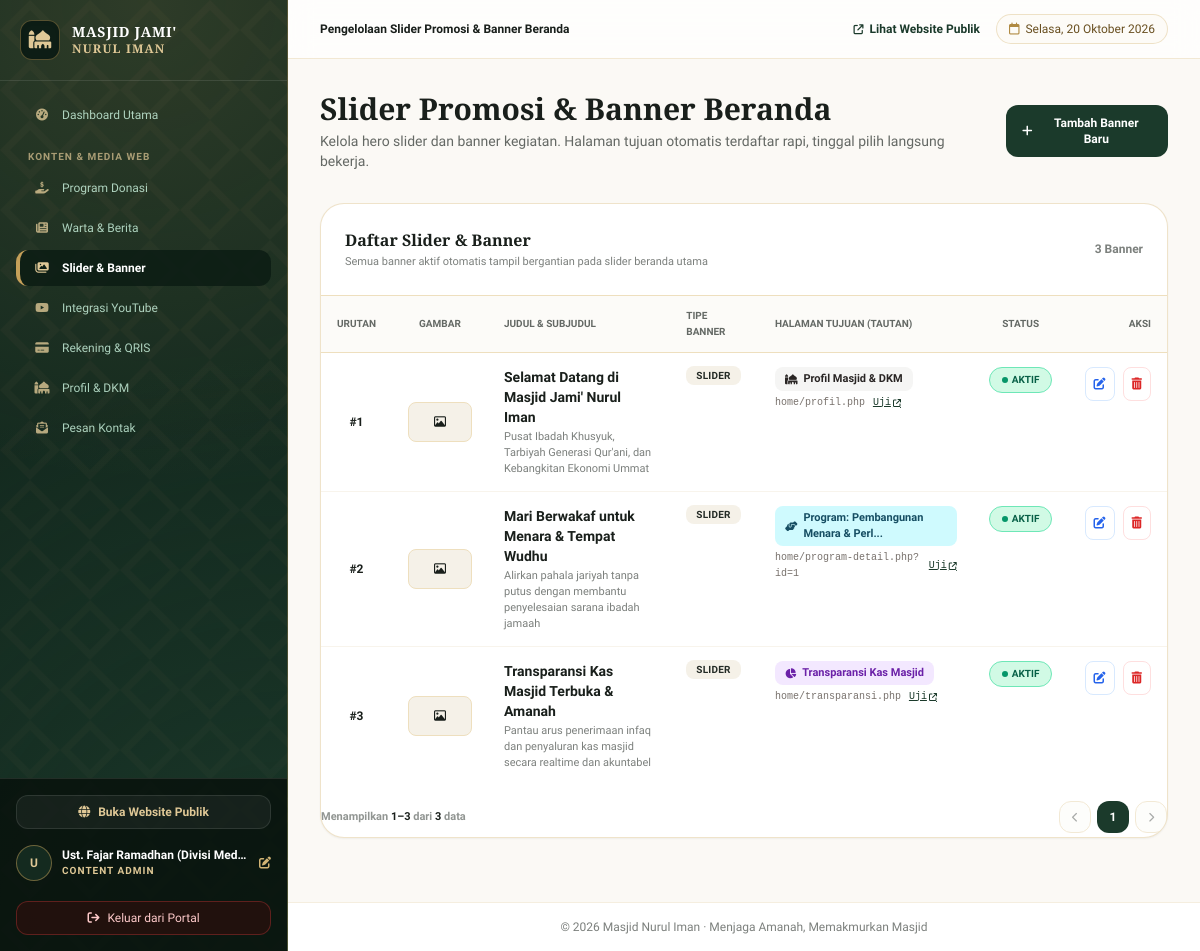
Screenshot of /admin/banner-admin.php (signed in) with the database file from the repository.
### tables this page shows
CREATE TABLE IF NOT EXISTS `banners` (
  `id` int NOT NULL AUTO_INCREMENT,
  `judul` varchar(150) NOT NULL,
  `subjudul` varchar(255) DEFAULT NULL,
  `gambar` varchar(255) NOT NULL,
  `link_url` varchar(255) DEFAULT NULL,
  `tipe` enum('slider','banner_kegiatan','banner_program','banner_donasi') NOT NULL DEFAULT 'slider',
  `urutan` int NOT NULL DEFAULT '1',
  `is_active` tinyint(1) NOT NULL DEFAULT '1',
  `created_at` timestamp NULL DEFAULT CURRENT_TIMESTAMP,
  PRIMARY KEY (`id`),
  KEY `idx_banner_active` (`is_active`),
  KEY `idx_banner_type` (`tipe`)
);

CREATE TABLE IF NOT EXISTS `program_donasi` (
  `id` int NOT NULL AUTO_INCREMENT,
  `nama_program` varchar(200) NOT NULL,
  `slug` varchar(200) NOT NULL,
  `kategori` enum('sosial','pendidikan','keagamaan','operasional','donasi','lainnya') NOT NULL DEFAULT 'donasi',
  `deskripsi` text NOT NULL,
  `deskripsi_lengkap` longtext,
  `gambar` varchar(255) DEFAULT NULL,
  `target_donasi` decimal(15,2) NOT NULL DEFAULT '0.00',
  `dana_terkumpul` decimal(15,2) NOT NULL DEFAULT '0.00',
  `tanggal_mulai` date NOT NULL,
  `tanggal_selesai` date DEFAULT NULL,
  `status` enum('aktif','selesai','terpenuhi') NOT NULL DEFAULT 'aktif',
  `is_featured` tinyint(1) NOT NULL DEFAULT '1',
  `created_at` timestamp NULL DEFAULT CURRENT_TIMESTAMP,
  `updated_at` timestamp NULL DEFAULT CURRENT_TIMESTAMP ON UPDATE CURRENT_TIMESTAMP,
  PRIMARY KEY (`id`),
  UNIQUE KEY `slug` (`slug`),
  KEY `idx_program_status` (`status`),
  KEY `idx_program_featured` (`is_featured`)
);

### admin/banner-admin.php (the view, shortened to what this page needs)
<?php
require_once __DIR__ . '/../config/database.php';
$daftarProgram = [];
try {
    $daftarProgram = $pdo->query("SELECT id, nama_program, target_donasi, dana_terkumpul, deskripsi, gambar FROM program_donasi WHERE status = 'aktif' ORDER BY is_featured DESC, id DESC")->fetchAll();
} catch (Exception $e) {}
$daftarBerita = [];
try {
    $daftarBerita = $pdo->query("SELECT id, judul, ringkasan, slug, thumbnail FROM berita WHERE status = 'published' ORDER BY tanggal_publikasi DESC LIMIT 15")->fetchAll();
} catch (Exception $e) {}
$pag = paginate_data($pdo, "SELECT * FROM banners ORDER BY urutan ASC, id DESC", [], 10);
$banners = $pag['items'];
$programMap = [];
foreach ($daftarProgram as $p) {
    $programMap[$p['id']] = $p;
}
$beritaMap = [];
foreach ($daftarBerita as $b) {
    $beritaMap[$b['id']] = $b;
}
function label_tautan_banner($url, $programMap, $beritaMap) {
    $url = trim((string)$url);
    $clean = ltrim($url, '/');
    $clean = preg_replace('#^home/#i', '', $clean);
    $clean = preg_replace('#\.php(\?|$)#i', '$1', $clean);
    if ($clean === 'transparansi') {
        return ['nama' => 'Transparansi Kas Masjid', 'badge' => 'bg-purple-100 text-purple-800', 'icon' => 'fa-chart-pie'];
    }
    if ($clean === 'profil') {
        return ['nama' => 'Profil Masjid & DKM', 'badge' => 'bg-stone-100 text-stone-800', 'icon' => 'fa-mosque'];
    }
    if (preg_match('#program-detail\?id=(\d+)#i', $clean, $m)) {
        $pId = (int)$m[1];
        $namaP = $programMap[$pId]['nama_program'] ?? "Program #{$pId}";
        return ['nama' => 'Program: ' . mb_strimwidth($namaP, 0, 28, '...'), 'badge' => 'bg-cyan-100 text-cyan-900', 'icon' => 'fa-handshake-angle'];
    }
    return ['nama' => $clean, 'badge' => 'bg-warm-100 text-warm-800', 'icon' => 'fa-link'];
}
require_once __DIR__ . '/../layouts/header.php';
require_once __DIR__ . '/../layouts/sidebar.php';
?>
<div class="flex flex-col sm:flex-row sm:items-center justify-between gap-4">
    <div>
        <h2 class="text-2xl sm:text-3xl font-bold text-warm-900 font-classic">
            Slider Promosi &amp; Banner Beranda
        </h2>
        <p class="text-xs sm:text-sm text-warm-800/70 mt-1">
            Kelola hero slider dan banner kegiatan. Halaman tujuan otomatis terdaftar rapi, tinggal pilih langsung bekerja.
        </p>
    </div>
    <button type="button" onclick="bukaModalBanner()" class="px-4 py-2.5 rounded-xl bg-cypress-700 hover:bg-cypress-800 text-white font-bold text-xs shadow-xs transition flex items-center gap-2">
        <i class="fa-solid fa-plus"></i>
        <span>Tambah Banner Baru</span>
    </button>
</div>
<div class="bg-white rounded-3xl border border-antique-300/50 shadow-sm overflow-hidden">
    <div class="p-6 border-b border-antique-200 flex items-center justify-between">
        <div>
            <h3 class="font-classic text-base font-bold text-warm-900">
                Daftar Slider &amp; Banner
            </h3>
            <p class="text-[11px] text-warm-800/60 mt-0.5">Semua banner aktif otomatis tampil bergantian pada slider beranda utama</p>
        </div>
        <span class="text-xs text-warm-800/60 font-semibold"><?= number_format($pag['total']) ?> Banner</span>
    </div>
    <div class="overflow-x-auto">
        <table class="w-full text-left text-xs">
            <thead>
                <tr class="border-b border-antique-200 bg-warm-50/70 text-warm-800/70 uppercase text-[10px] font-bold">
                    <th class="py-3 px-4 text-center">Urutan</th>
                    <th class="py-3 px-4 text-center">Gambar</th>
                    <th class="py-3 px-4">Judul &amp; Subjudul</th>
                    <th class="py-3 px-4">Tipe Banner</th>
                    <th class="py-3 px-4">Halaman Tujuan (Tautan)</th>
                    <th class="py-3 px-4 text-center">Status</th>
                    <th class="py-3 px-4 text-right">Aksi</th>
                </tr>
            </thead>
            <tbody class="divide-y divide-antique-100">
                <?php foreach ($banners as $b):
                    $targetInfo = label_tautan_banner($b['link_url'], $programMap, $beritaMap);
                    $hrefValid = app_url($b['link_url'] ?: 'donasi-online');
                ?>
                    <tr class="hover:bg-warm-50/60 transition">
                        <td class="py-3.5 px-4 text-center font-bold text-warm-900">
                            #<?= $b['urutan'] ?>
                        </td>
                        <td class="py-3.5 px-4 text-center">
                            <?php if (!empty($b['gambar'])): ?>
                                <img src="<?= e(upload_url($b['gambar'])) ?>" alt="Banner" class="w-16 h-10 object-cover rounded-lg border border-antique-300/60 shadow-xs mx-auto">
                            <?php else: ?>
                                <div class="w-16 h-10 rounded-lg bg-warm-100 border border-antique-200 flex items-center justify-center text-warm-400 mx-auto text-xs">
                                    <i class="fa-regular fa-image"></i>
                                </div>
                            <?php endif; ?>
                        </td>
                        <td class="py-3.5 px-4 align-top max-w-xs sm:max-w-sm">
                            <strong class="text-sm font-bold text-warm-900 block"><?= e($b['judul']) ?></strong>
                            <span class="text-[11px] text-warm-800/60 block mt-0.5"><?= e($b['subjudul']) ?></span>
                        </td>
                        <td class="py-3.5 px-4 align-top whitespace-nowrap">
                            <span class="px-2.5 py-1 rounded-lg text-[10px] font-bold bg-warm-100 text-warm-800 uppercase tracking-wide">
                                <?= str_replace('_', ' ', e($b['tipe'])) ?>
                            </span>
                        </td>
                        <td class="py-3.5 px-4 align-top">
                            <div class="flex flex-col gap-1">
                                <span class="inline-flex items-center gap-1.5 px-2.5 py-1 rounded-lg text-[11px] font-semibold <?= $targetInfo['badge'] ?> w-fit">
                                    <i class="fa-solid <?= $targetInfo['icon'] ?> text-[10px]"></i>
                                    <span><?= e($targetInfo['nama']) ?></span>
                                </span>
                                <div class="flex items-center gap-2 text-[10px] text-stone-500 font-mono">
                                    <span><?= e($b['link_url'] ?: '(Beranda Utama)') ?></span>
                                    <a href="<?= e($hrefValid) ?>" target="_blank" class="text-cypress-700 hover:text-cypress-900 underline flex items-center gap-0.5" title="Buka tautan ini di tab baru untuk verifikasi">
                                        <span>Uji</span>
                                        <i class="fa-solid fa-arrow-up-right-from-square text-[8px]"></i>
                                    </a>
                                </div>
                            </div>
                        </td>
                        <td class="py-3.5 px-4 align-top text-center whitespace-nowrap">
                            <a href="banner-admin?toggle=<?= $b['id'] ?>" title="Klik untuk beralih status aktif/nonaktif" class="inline-flex items-center gap-1 px-3 py-1 rounded-full text-[10px] font-bold uppercase transition <?= $b['is_active'] ? 'bg-emerald-100 hover:bg-emerald-200 text-emerald-800 border border-emerald-300' : 'bg-stone-200 hover:bg-stone-300 text-stone-600 border border-stone-300' ?>">
                                <span class="w-1.5 h-1.5 rounded-full <?= $b['is_active'] ? 'bg-emerald-600' : 'bg-stone-400' ?>"></span>
                                <span><?= $b['is_active'] ? 'Aktif' : 'Nonaktif' ?></span>
                            </a>
                        </td>
                        <td class="py-3.5 px-4 align-top text-right whitespace-nowrap">
                            <div class="flex items-center justify-end gap-2">
                                <button type="button" data-banner='<?= htmlspecialchars(json_encode($b, JSON_UNESCAPED_UNICODE), ENT_QUOTES, 'UTF-8') ?>' onclick="editBannerSafe(this)" class="p-2 rounded-lg text-blue-600 hover:bg-blue-50 border border-blue-200/60" title="Edit Banner">
                                    <i class="fa-solid fa-pen-to-square"></i>
                                </button>
                                <a href="banner-admin?hapus=<?= $b['id'] ?>" data-hapus data-judul="Hapus Banner" data-pesan="Banner '<?= e($b['judul']) ?>' ini akan dihapus permanen dari sistem. Lanjutkan?" class="p-2 rounded-lg text-red-600 hover:bg-red-50 border border-red-200/60" title="Hapus">
                                    <i class="fa-solid fa-trash-can"></i>
                                </a>
                            </div>
                        </td>
                    </tr>
                <?php endforeach; ?>
            </tbody>
        </table>
    </div>
    <?php render_pagination($pag['totalHalaman'], $pag['halaman'], $pag['total'], $pag['dari'], $pag['sampai']); ?>
</div>
<?php require_once __DIR__ . '/../layouts/footer.php'; ?>

### config/helpers.php (shortened to what this page needs)
<?php
function base_url() {
    $scriptName = str_replace('\\', '/', $_SERVER['SCRIPT_NAME'] ?? '/');
    $pos = strrpos($scriptName, '/');
    $dir = $pos === false ? '' : substr($scriptName, 0, $pos);
    $last = strtolower(substr($dir, strrpos($dir, '/') + 1));
    $subdirs = ['admin', 'auth', 'home', 'donatur', 'docs'];
    if (in_array($last, $subdirs)) {
        $up = strrpos($dir, '/');
        $dir = $up === false ? '' : substr($dir, 0, $up);
    }
    return rtrim($dir, '/');
}
function app_url($path = '') {
    $path = trim((string)($path ?? ''));
    $path = ltrim($path, '/');
    $path = preg_replace('#^home/#i', '', $path);
    $path = preg_replace('#\.php(\?|$)#i', '$1', $path);
    return base_url() . '/' . $path;
}
function e($text) {
    return htmlspecialchars((string)($text ?? ''), ENT_QUOTES, 'UTF-8');
}
function paginate_data($pdo, $sql, $params = [], $perHalaman = 10) {
    $perHalaman = max(1, (int)$perHalaman);
    $stmtCount = $pdo->prepare("SELECT COUNT(*) FROM (" . $sql . ") AS sub_paginator");
    $stmtCount->execute($params);
    $total = (int)$stmtCount->fetchColumn();
    $totalHalaman = (int)ceil($total / $perHalaman);
    $totalHalaman = max(1, $totalHalaman);
    $halaman = (int)($_GET['page'] ?? 1);
    $offset = ($halaman - 1) * $perHalaman;
    $stmt = $pdo->prepare($sql . " LIMIT ? OFFSET ?");
    $i = 1;
    $stmt->bindValue($i++, (int)$perHalaman, PDO::PARAM_INT);
    $stmt->bindValue($i, (int)$offset, PDO::PARAM_INT);
    $stmt->execute();
    $items = $stmt->fetchAll();
    $dari   = $total === 0 ? 0 : ($offset + 1);
    $sampai = min($offset + $perHalaman, $total);
    return [
        'items'        => $items,
        'total'        => $total,
        'halaman'      => $halaman,
        'totalHalaman' => $totalHalaman,
        'dari'         => $dari,
        'sampai'       => $sampai,
    ];
}
function render_pagination($totalHalaman, $halaman, $total = 0, $dari = 0, $sampai = 0) {
    $query = $_GET;
    $q = function ($page) use ($query) {
        $query['page'] = $page;
        return '?' . http_build_query($query);
    };
    echo '<div class="flex flex-col sm:flex-row items-center justify-between gap-3 pt-4 pb-1 text-xs">';
    echo '<span class="text-[11px] text-warm-800/50 font-semibold">Menampilkan <b class="text-warm-900">' . $dari . '&ndash;' . $sampai . '</b> dari <b class="text-warm-900">' . $total . '</b> data</span>';
    echo '<nav class="flex items-center gap-1.5" aria-label="Pagination">';
    $prevHalaman = max(1, $halaman - 1);
    $prevDisabled = $halaman <= 1;
    echo '<a href="' . e($q($prevHalaman)) . '" class="w-8 h-8 rounded-xl bg-warm-50 border border-antique-300 text-warm-800 flex items-center justify-center transition ' . ($prevDisabled ? 'pointer-events-none opacity-40' : 'hover:bg-antique-100') . '" title="Sebelumnya">';
    echo '<i class="fa-solid fa-chevron-left text-[10px]"></i></a>';
    $mulai = max(1, $halaman - 2);
    $akhir = min($totalHalaman, $halaman + 2);
    for ($i = $mulai; $i <= $akhir; $i++) {
        if ($i === $halaman) {
            echo '<span class="w-8 h-8 rounded-xl bg-cypress-700 text-white font-bold shadow-xs flex items-center justify-center">' . $i . '</span>';
        } else {
            echo '<a href="' . e($q($i)) . '" class="w-8 h-8 rounded-xl bg-warm-50 border border-antique-300 text-warm-800 hover:bg-antique-100 flex items-center justify-center font-semibold transition">' . $i . '</a>';
        }
    }
    $nextHalaman = min($totalHalaman, $halaman + 1);
    $nextDisabled = $halaman >= $totalHalaman;
    echo '<a href="' . e($q($nextHalaman)) . '" class="w-8 h-8 rounded-xl bg-warm-50 border border-antique-300 text-warm-800 flex items-center justify-center transition ' . ($nextDisabled ? 'pointer-events-none opacity-40' : 'hover:bg-antique-100') . '" title="Berikutnya">';
    echo '<i class="fa-solid fa-chevron-right text-[10px]"></i></a>';
    echo '</nav>';
    echo '</div>';
}

### assets/css/classic-theme.css (style rules this page uses)
:root { --color-primary: #183728; --color-primary-dark: #11271d; --color-primary-light: #224937; --color-accent-gold: #c5a059; --color-accent-gold-light: #dfc896; --color-accent-gold-dark: #9e7b36; --color-bg-body: #fbf9f5; --color-bg-surface: #ffffff; --color-bg-muted: #f4efe4; --color-border-subtle: #e8e2d4; --color-border-gold: #dbc8a2; --color-text-main: #1b2620; --color-text-muted: #5e6d64; }
body { font-family: 'Plus Jakarta Sans', sans-serif; background-color: var(--color-bg-body); color: var(--color-text-main); -webkit-font-smoothing: antialiased; }
.font-classic { font-family: 'Cinzel', serif; }
.pattern-arabesque-light { background-color: #fbf9f5; background-image: radial-gradient(#183728 0.55px, transparent 0.55px), radial-gradient(#c5a059 0.55px, #fbf9f5 0.55px); background-size: 22px 22px; background-position: 0 0, 11px 11px; }

### rows the page displays
banners: urutan "1", judul "Selamat Datang di Masjid Jami' Nurul Iman", subjudul "Pusat Ibadah Khusyuk, Tarbiyah Generasi Qur'ani, dan Kebangkitan Ekonomi Ummat", tipe "SLIDER", link_url "Profil Masjid & DKM", link_url "home/profil.php", is_active 1 (drawn)
banners: urutan "2", judul "Mari Berwakaf untuk Menara & Tempat Wudhu", subjudul "Alirkan pahala jariyah tanpa putus dengan membantu penyelesaian sarana ibadah jamaah", tipe "SLIDER", link_url.nama_program "Program: Pembangunan Menara & Perl...", link_url "home/program-detail.php?id=1", is_active 1 (drawn)
banners: urutan "3", judul "Transparansi Kas Masjid Terbuka & Amanah", subjudul "Pantau arus penerimaan infaq dan penyaluran kas masjid secara realtime dan akuntabel", tipe "SLIDER", link_url "Transparansi Kas Masjid", link_url "home/transparansi.php", shows "AKTIF"

### other values shown
substr($user['nama'] ?? 'A', 0, 1) "U"
$user['nama'] "Ust. Fajar Ramadhan (Divisi Med…"
str_replace('_', ' ', $userRole) "CONTENT ADMIN"
$pageSubtitle "Pengelolaan Slider Promosi & Banner Beranda"
$tanggalLengkap "Selasa, 20 Oktober 2026"
$pag['total'] "3"
$dari "1"
$sampai "3"
$total "3"
